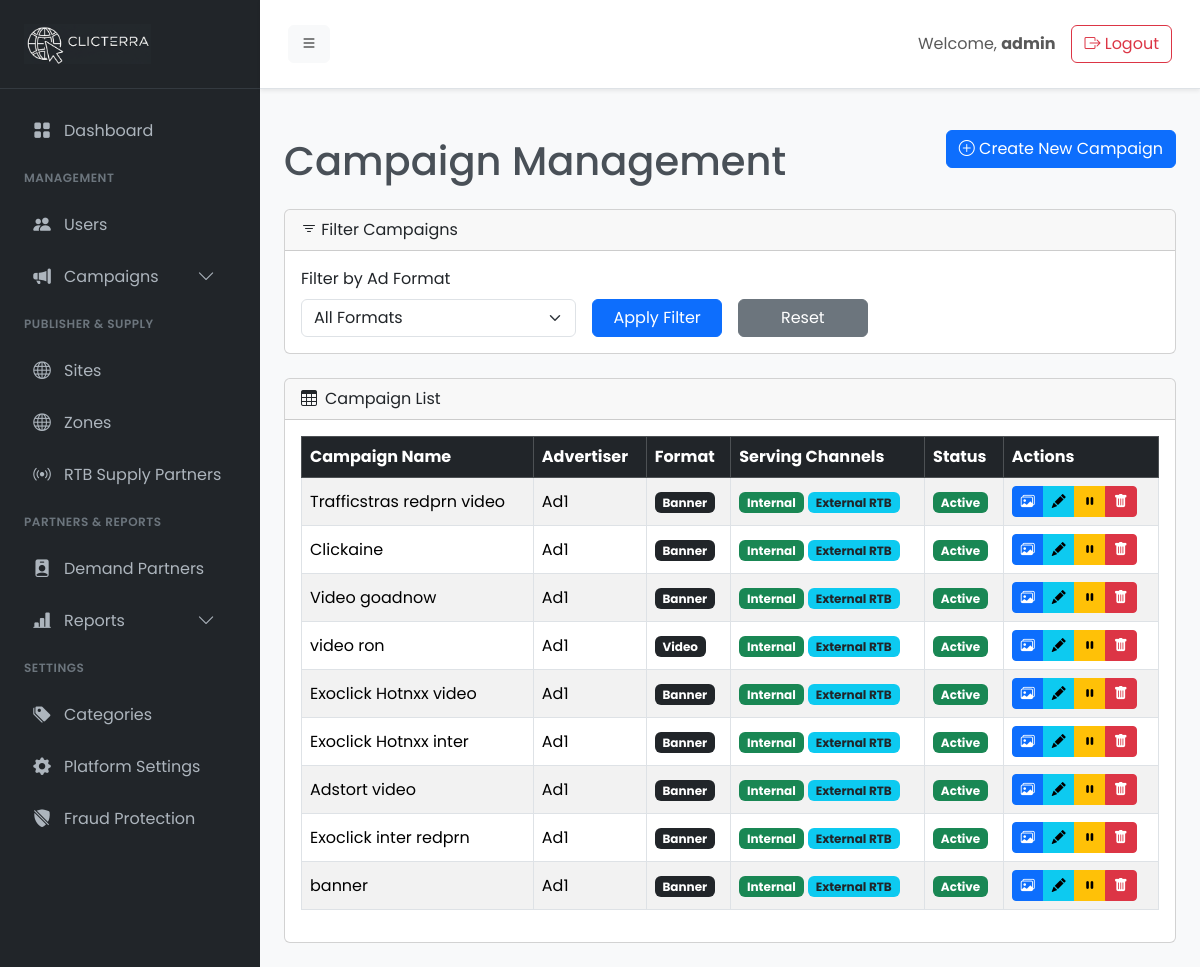
The app's page /admin/campaigns.php (signed in), older data.
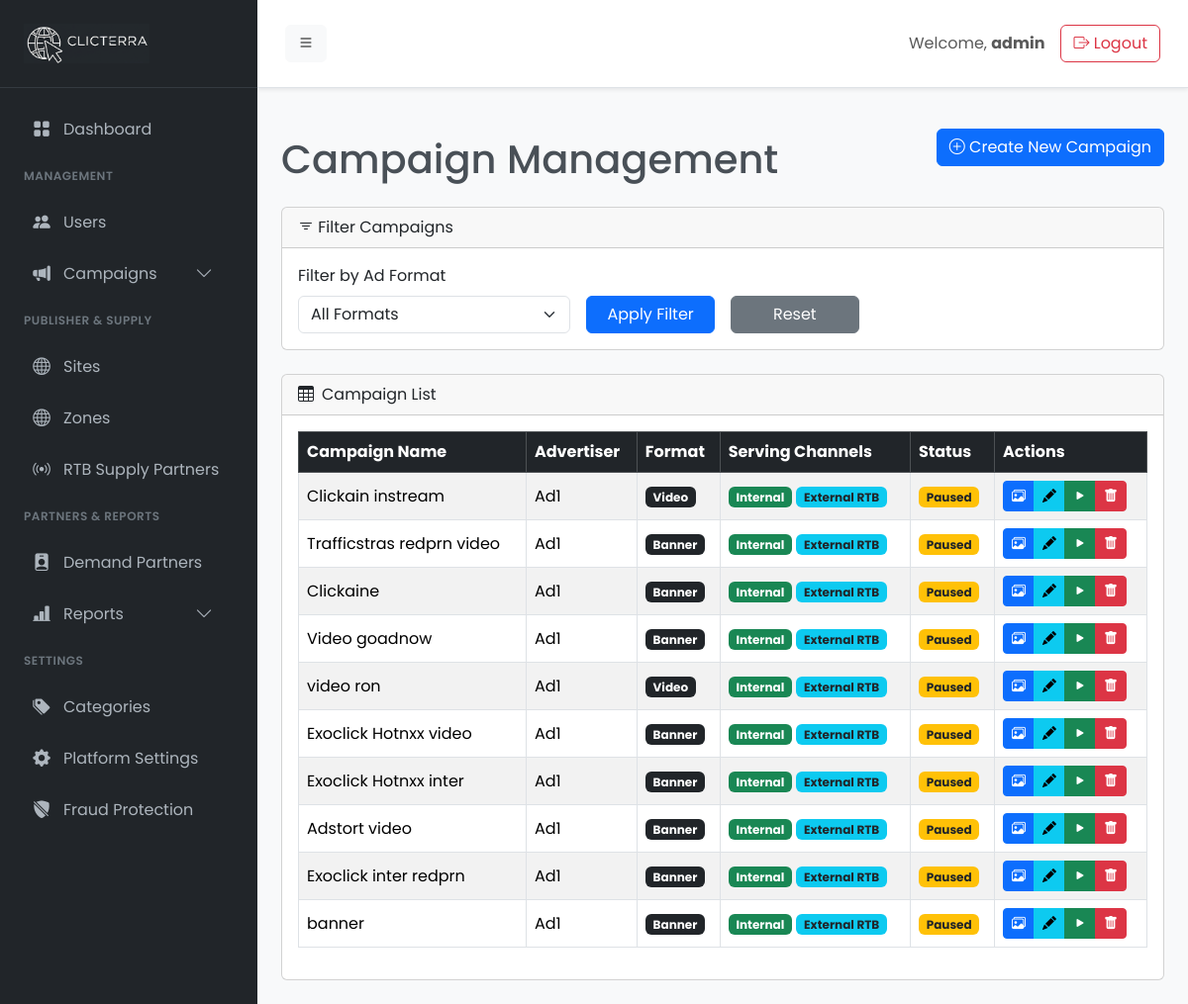
The same page, newer data.
### tables this page shows
CREATE TABLE `campaigns` (
  `id` int(11) NOT NULL,
  `advertiser_id` int(11) NOT NULL,
  `category_id` int(11) NOT NULL,
  `ad_format_id` int(11) NOT NULL,
  `name` varchar(255) NOT NULL,
  `serve_on_internal` tinyint(1) NOT NULL DEFAULT 1,
  `allow_external_rtb` tinyint(1) NOT NULL DEFAULT 0,
  `status` enum('active','paused','completed') DEFAULT 'active',
  `created_at` timestamp NULL DEFAULT current_timestamp()
);

CREATE TABLE `users` (
  `id` int(11) NOT NULL,
  `username` varchar(100) NOT NULL,
  `password` varchar(255) NOT NULL,
  `email` varchar(150) NOT NULL,
  `role` enum('admin','advertiser','publisher') NOT NULL,
  `revenue_share` int(11) DEFAULT 0,
  `payout_method` varchar(100) DEFAULT NULL,
  `payout_details` text DEFAULT NULL,
  `referred_by` int(11) DEFAULT NULL,
  `status` enum('active','inactive') DEFAULT 'active',
  `created_at` timestamp NULL DEFAULT current_timestamp()
);

CREATE TABLE `ad_formats` (
  `id` int(11) NOT NULL,
  `name` varchar(100) NOT NULL,
  `status` tinyint(1) NOT NULL DEFAULT 1
);

### includes/settings.php (called while the page is built, shortened)
<?php
function get_setting($key, $conn = null) {
    static $settings = null;
    if ($settings === null && $conn) {
        $settings = [];
        $result = $conn->query("SELECT setting_key, setting_value FROM settings");
        if ($result) {
            while ($row = $result->fetch_assoc()) {
                $settings[$row['setting_key']] = $row['setting_value'];
            }
        }
    }
    return $settings[$key] ?? null;
}

### admin/campaigns.php (the view, shortened to what this page needs)
<?php
require_once __DIR__ . '/init.php';
$sql = "
    SELECT
        c.id, c.name, c.status,
        c.serve_on_internal, c.allow_external_rtb,
        u.username AS advertiser_name,
        af.name AS ad_format_name
    FROM campaigns c
    JOIN users u ON c.advertiser_id = u.id
    LEFT JOIN ad_formats af ON c.ad_format_id = af.id
";
$sql .= " ORDER BY c.created_at DESC";
$stmt = $conn->prepare($sql);
if ($stmt) {
    $stmt->execute();
    $result = $stmt->get_result();
} else {
    $result = false;
    $_SESSION['error_message'] = "Error preparing the campaign list: " . $conn->error;
}
?>
<?php require_once __DIR__ . '/templates/header.php'; ?>
<div class="d-flex justify-content-between align-items-center mb-4">
    <h1 class="mt-4 mb-0">Campaign Management</h1>
    <div>
        <a href="campaigns-create.php" class="btn btn-primary"><i class="bi bi-plus-circle"></i> Create New Campaign</a>
    </div>
</div>
<div class="card mb-4">
    <div class="card-header"><i class="bi bi-filter"></i> Filter Campaigns</div>
    <div class="card-body">
        <form method="GET" action="campaigns.php" class="row g-3 align-items-end">
            <div class="col-md-4">
                <label for="ad_format_id" class="form-label">Filter by Ad Format</label>
                <select name="ad_format_id" id="ad_format_id" class="form-select">
                    <option value="">All Formats</option>
                </select>
            </div>
            <div class="col-md-2">
                <button type="submit" class="btn btn-primary w-100">Apply Filter</button>
            </div>
            <div class="col-md-2">
                 <a href="campaigns.php" class="btn btn-secondary w-100">Reset</a>
            </div>
        </form>
    </div>
</div>
<div class="card">
    <div class="card-header"><i class="bi bi-table me-2"></i>Campaign List</div>
    <div class="card-body">
        <div class="table-responsive"><table class="table table-striped table-bordered table-hover align-middle">
            <thead class="table-dark">
                <tr>
                    <th>Campaign Name</th>
                    <th>Advertiser</th>
                    <th>Format</th>
                    <th>Serving Channels</th>
                    <th>Status</th>
                    <th>Actions</th>
                </tr>
            </thead>
            <tbody>
                <?php if ($result && $result->num_rows > 0): while($row = $result->fetch_assoc()): ?>
                    <tr>
                        <td><?php echo htmlspecialchars($row['name']); ?></td>
                        <td><?php echo htmlspecialchars($row['advertiser_name']); ?></td>
                        <td><span class="badge bg-dark"><?php echo htmlspecialchars($row['ad_format_name'] ?? 'N/A'); ?></span></td>
                        <td>
                            <?php if($row['serve_on_internal']): ?><span class="badge bg-success">Internal</span><?php endif; ?>
                            <?php if($row['allow_external_rtb']): ?><span class="badge bg-info text-dark">External RTB</span><?php endif; ?>
                        </td>
                        <td>
                            <?php $status_class = ($row['status'] == 'active') ? 'bg-success' : 'bg-warning text-dark'; ?>
                            <span class="badge <?php echo $status_class; ?>"><?php echo ucfirst($row['status']); ?></span>
                        </td>
                        <td>
                            <div class="btn-group" role="group">
                                <?php
                                    $format_name_lower = strtolower($row['ad_format_name'] ?? '');
                                    $creative_url = 'ron-creative.php?campaign_id=' . $row['id'];
                                    if ($format_name_lower === 'video') {
                                        $creative_url = 'video-creatives.php?campaign_id=' . $row['id'];
                                    }
                                ?>
                                <a href="<?php echo $creative_url; ?>" class="btn btn-sm btn-primary" title="Manage Creatives"><i class="bi bi-images"></i></a>
                                <a href="campaigns-edit.php?id=<?php echo $row['id']; ?>" class="btn btn-sm btn-info" title="Edit Campaign"><i class="bi bi-pencil-fill"></i></a>
                                <button class="btn btn-sm <?php echo ($row['status'] == 'active') ? 'btn-warning' : 'btn-success'; ?> status-btn" data-bs-toggle="modal" data-bs-target="#statusModal" data-id="<?php echo $row['id']; ?>" data-name="<?php echo htmlspecialchars($row['name']); ?>" data-status="<?php echo $row['status']; ?>" title="<?php echo ($row['status'] == 'active') ? 'Pause' : 'Activate'; ?>"><i class="bi <?php echo ($row['status'] == 'active') ? 'bi-pause-fill' : 'bi-play-fill'; ?>"></i></button>
                                <button class="btn btn-sm btn-danger delete-btn" data-bs-toggle="modal" data-bs-target="#deleteModal" data-id="<?php echo $row['id']; ?>" data-name="<?php echo htmlspecialchars($row['name']); ?>" title="Delete Campaign"><i class="bi bi-trash-fill"></i></button>
                            </div>
                        </td>
                    </tr>
                <?php endwhile; else: ?><tr><td colspan="6" class="text-center">No campaigns found matching your criteria.</td></tr><?php endif; ?>
            </tbody>
        </table></div>
    </div>
</div>
<?php
require_once __DIR__ . '/templates/footer.php';
?>

### admin/templates/header.php (shortened to what this page needs)
<!DOCTYPE html>
<html lang="en">
<head>
    <link href="https://cdn.jsdelivr.net/npm/bootstrap@5.3.3/dist/css/bootstrap.min.css" rel="stylesheet">
    <link rel="stylesheet" href="https://cdn.jsdelivr.net/npm/bootstrap-icons@1.11.3/font/bootstrap-icons.min.css">
    <link rel="stylesheet" href="assets/css/style.css">
</head>
<body>
    <div class="wrapper">
        <?php require_once __DIR__ . '/sidebar.php'; ?>
        <div class="main-content" id="main-content">
            <header class="header shadow-sm">
                <nav class="navbar navbar-expand-lg navbar-light bg-white py-3">
                    <div class="container-fluid">
                        <button class="btn btn-light" type="button" id="sidebar-toggle">
                            <i class="bi bi-list"></i>
                        </button>
                        <div class="ms-auto d-flex align-items-center">
                            <span class="navbar-text me-3">
                                Welcome, <strong><?php echo htmlspecialchars($_SESSION['username']); ?></strong>
                            </span>
                            <a href="logout.php" class="btn btn-outline-danger">
                                <i class="bi bi-box-arrow-right"></i> Logout
                            </a>
                        </div>
                    </div>
                </nav>
            </header>
            <main class="content">
                <div class="container-fluid p-4">

### admin/templates/sidebar.php (shortened to what this page needs)
<aside class="sidebar" id="sidebar">
    <div class="sidebar-header">
        <a href="dashboard.php" class="sidebar-brand">
            <?php
            $logo_path = get_setting('site_logo', $conn);
            if ($logo_path && file_exists(__DIR__ . '/../' . $logo_path)) {
                echo '<img src="' . htmlspecialchars($logo_path) . '" alt="Site Logo" style="max-height: 40px; width: auto;">';
            } else {
                echo 'AdServer';
            }
            ?>
        </a>
    </div>
    <div class="sidebar-body">
        <ul class="sidebar-nav">
            <li class="sidebar-item"><a href="dashboard.php" class="sidebar-link"><i class="bi bi-grid-fill"></i><span>Dashboard</span></a></li>
            <li class="sidebar-item-title">MANAGEMENT</li>
            <li class="sidebar-item"><a href="user.php" class="sidebar-link"><i class="bi bi-people-fill"></i><span>Users</span></a></li>
            <li class="sidebar-item">
                <a href="#campaigns-menu" data-bs-toggle="collapse" class="sidebar-link collapsed"><i class="bi bi-megaphone-fill"></i><span>Campaigns</span><i class="bi bi-chevron-down dropdown-icon"></i></a>
            </li>
            <li class="sidebar-item-title">PUBLISHER & SUPPLY</li>
            <li class="sidebar-item"><a href="site.php" class="sidebar-link"><i class="bi bi-globe"></i><span>Sites</span></a></li>
            <li class="sidebar-item"><a href="zone.php" class="sidebar-link"><i class="bi bi-globe"></i><span>Zones</span></a></li>
            <li class="sidebar-item"><a href="supply-partners.php" class="sidebar-link"><i class="bi bi-broadcast"></i><span>RTB Supply Partners</span></a></li>
            <li class="sidebar-item-title">PARTNERS & REPORTS</li>
            <li class="sidebar-item"><a href="ssp.php" class="sidebar-link"><i class="bi bi-person-badge-fill"></i><span>Demand Partners</span></a></li>
            <li class="sidebar-item">
                <a href="#reports-menu" data-bs-toggle="collapse" class="sidebar-link collapsed"><i class="bi bi-bar-chart-line-fill"></i><span>Reports</span><i class="bi bi-chevron-down dropdown-icon"></i></a>
            </li>
            <li class="sidebar-item-title">SETTINGS</li>
            <li class="sidebar-item"><a href="category.php" class="sidebar-link"><i class="bi bi-tags-fill"></i><span>Categories</span></a></li>
            <li class="sidebar-item"><a href="settings.php" class="sidebar-link"><i class="bi bi-gear-fill"></i><span>Platform Settings</span></a></li>
            <li class="sidebar-item"><a href="fraud-settings.php" class="sidebar-link"><i class="bi bi-shield-slash-fill"></i><span>Fraud Protection</span></a></li>
        </ul>
    </div>
</aside>

### admin/templates/footer.php (shortened to what this page needs)
                </div>
            </main>
        </div>
    </div>
</body>
</html>

### admin/assets/css/style.css (style rules this page uses)
body { font-family: 'Poppins', sans-serif; background-color: #f8f9fa; color: #495057; }
.wrapper { display: flex; width: 100%; align-items: stretch; }
.sidebar { width: 260px; background: #212529; color: #adb5bd; min-height: 100vh; transition: margin-left 0.35s ease-in-out; }
.sidebar-header { padding: 1.5rem; display: flex; justify-content: space-between; align-items: center; border-bottom: 1px solid #343a40; }
.sidebar-brand { font-size: 1.5rem; font-weight: 600; color: #fff; text-decoration: none; }
.sidebar-body { padding: 1rem 0; }
.sidebar-nav { padding-left: 0; list-style: none; }
.sidebar-item-title { padding: 0.75rem 1.5rem; font-size: 0.75rem; font-weight: 600; color: #6c757d; text-transform: uppercase; letter-spacing: 0.5px; }
.sidebar-item { padding: 0 1rem; }
.sidebar-link { display: flex; align-items: center; padding: 0.8rem 1rem; color: #adb5bd; text-decoration: none; border-radius: 0.25rem; transition: background-color 0.2s ease-in-out, color 0.2s ease-in-out; }
.sidebar-link i { margin-right: 0.75rem; font-size: 1.1rem; width: 20px; text-align: center; }
.sidebar-link .dropdown-icon { margin-left: auto; transition: transform 0.3s ease; }
.main-content { flex-grow: 1; width: calc(100% - 260px); transition: margin-left 0.35s ease-in-out; margin-left: 0; }
.header { background: #fff; border-bottom: 1px solid #dee2e6; padding: 0.5rem 1rem; }

Row changes from the older to the newer data that the page shows:
added campaigns: name "Clickain instream", advertiser.username "Ad1", ad_format.name "Video", serve_on_internal "Internal", allow_external_rtb "External RTB", status "Paused"
changed campaigns "Trafficstras redprn video": status "Active" → "Paused"
changed campaigns "Clickaine": status "Active" → "Paused"
changed campaigns "Video goadnow": status "Active" → "Paused"
changed campaigns "video ron": status "Active" → "Paused"
changed campaigns "Exoclick Hotnxx video": status "Active" → "Paused"
changed campaigns "Exoclick Hotnxx inter": status "Active" → "Paused"
changed campaigns "Adstort video": status "Active" → "Paused"
changed campaigns "Exoclick inter redprn": status "Active" → "Paused"
changed campaigns "banner": status "Active" → "Paused"
